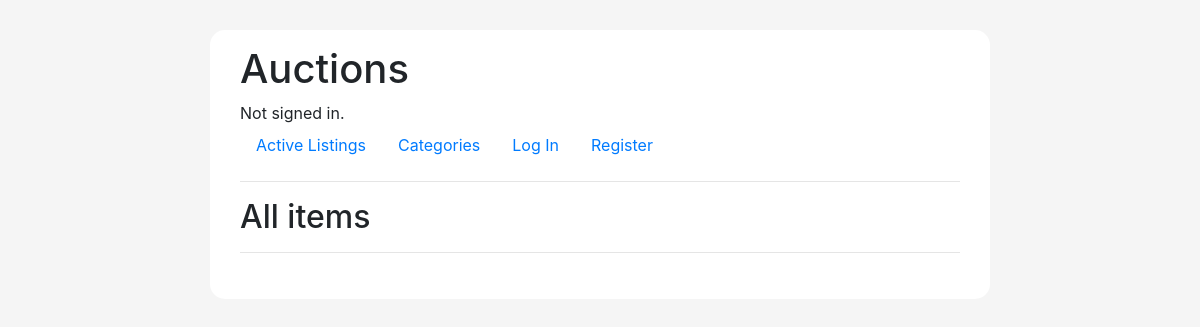
The app's page /, older data.
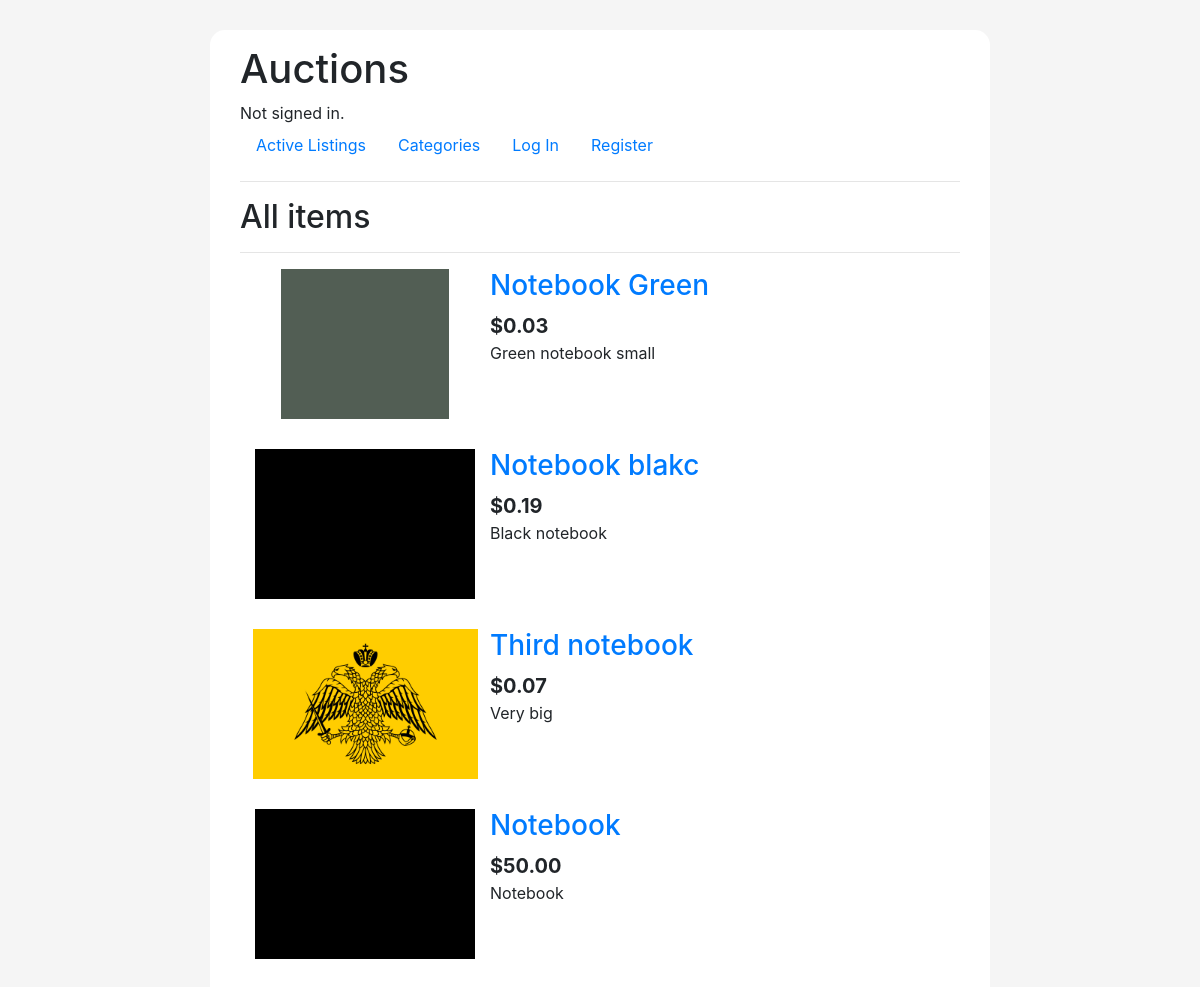
The same page, newer data.
### auctions/models.py (models this page shows, shortened)
class Listing(models.Model):
    AUCTION_STATUS = [
    ('OP', 'Open'),
    ('CA', 'Canceled'),
    ('CL', 'Closed')
    ]
    title = models.CharField(max_length=200)
    description = models.CharField(max_length=3000)
    category = models.ForeignKey(AuctionCategory, on_delete=models.SET_NULL, null=True)
    image = models.ImageField(upload_to='images/')
    owner = models.ForeignKey(User, on_delete=models.CASCADE, related_name="owned_listings")
    starting_bid = models.DecimalField(max_digits=8, decimal_places=2)
    current_bid = models.DecimalField(max_digits=8, decimal_places=2, null=True)
    current_bidder = models.ForeignKey(User, on_delete=models.SET_NULL, null=True, related_name="leading_bid_listings")
    creation_date = models.DateTimeField(auto_now_add=True)
    last_updated = models.DateTimeField(auto_now=True)
    status = models.CharField(max_length=2, choices=AUCTION_STATUS, default='OP')
    watching_users = models.ManyToManyField(User, blank=True, null=True, related_name="watchlist")
    winner = models.ForeignKey(User, on_delete=models.SET_NULL, blank=True, null=True, related_name="won_auctions")

### auctions/views.py (the view)
# urls.py: path("", views.index, name="index"),
def index(request):
    open_listings = models.Listing.objects.filter(status='OP')
    if request.user.is_authenticated:
        watchlist = list(request.user.watchlist.all().values_list('pk', flat=True))
        current_bidder_list = list(request.user.leading_bid_listings.all().values_list('pk', flat=True))
    else:
        watchlist = []
        current_bidder_list = []
    return render(request, "auctions/index.html",{
        "open_listings": open_listings,
        "watchlist": watchlist,
        "current_bidder_list": current_bidder_list,
    })

### auctions/templates/auctions/index.html (shortened to what this page needs)
{% extends "auctions/layout.html" %}
{% block body %}
    <h2>All items</h2>
    <hr>
    {% for listing in open_listings %}
        <div class="listing-parent">
            <div class="listing-image-div">
                <img src="{{ listing.image.url }}" alt="Image of {{ listing.title }}">
            </div>
            <div class="listing-content-div">
                <div class="listing-title-parent">
                    <div class="listing-title-div">
                        <h3><a href="{% url 'listing' pk=listing.pk %}" >{{ listing.title }}</a></h3>
                    </div>
                </div>
                {% if listing.current_bid == null %}
                    <div class="listing-current-price">${{ listing.starting_bid }} </div>
                {% else %}
                    <p class="listing-current-price">${{ listing.current_bid }}</p>
                {% endif %}
                <p class="listing-description">{{ listing.description }}</p>
            </div>
        </div>
    {% endfor %}
{% endblock %}

### auctions/templates/auctions/layout.html (shortened to what this page needs)
{% load static %}
<!DOCTYPE html>
<html lang="en">
    <head>
        <link rel="stylesheet" href="https://stackpath.bootstrapcdn.com/bootstrap/4.4.1/css/bootstrap.min.css">
        <link href="{% static 'auctions/styles.css' %}" rel="stylesheet">
    </head>
    <body><div class="page-content">
        <h1>Auctions</h1>
        <div>
            {% if user.is_authenticated %}
                Signed in as <strong>{{ user.username }}</strong>.
            {% else %}
                Not signed in.
            {% endif %}
        </div>
        <ul class="nav">
            <li class="nav-item">
                <a class="nav-link" href="{% url 'index' %}">Active Listings</a>
            </li>
            <li class="nav-item">
                <a class="nav-link" href="{% url 'categories' %}">Categories</a>
            </li>
            {% if user.is_authenticated %}
                <li class="nav-item">
                    <a class="nav-link" href="{% url 'create_listing' %}">Create Listing</a>
                </li>
                <li class="nav-item">
                    <a class="nav-link" href="{% url 'watchlist' %}">Watchlist</a>
                </li>
                <li class="nav-item">
                    <a class="nav-link" href="{% url 'logout' %}">Log Out</a>
                </li>
            {% else %}
                <li class="nav-item">
                    <a class="nav-link" href="{% url 'login' %}">Log In</a>
                </li>
                <li class="nav-item">
                    <a class="nav-link" href="{% url 'register' %}">Register</a>
                </li>
            {% endif %}
        </ul>
        <hr>
        {% block body %}
        {% endblock %}
    </div></body>
</html>

### auctions/static/auctions/styles.css (style rules this page uses)
body { padding: 10px; }

### auctions/templates/auctions/styles.css (style rules this page uses)
.page-content { background-color:white; margin:20px; border-radius:15px; padding:30px; padding-top:15px; }
body { margin-left: 15%; margin-right: 15%; background-color: #F5F5F5; }
.listing-parent { display: flex; flex-direction: row; margin-bottom: 30px; }
.listing-image-div { width: 250px; height: 150px; }
.listing-image-div img { object-fit: contain; width: 100%; height: 100%; }
.listing-content-div { flex-grow: 1; }
.listing-title-parent { display: flex; flex-direction: row; }
.listing-current-price { font-size: 20px; font-weight: bold; }

Row changes from the older to the newer data that the page shows:
added Listing: image (picture), title "Notebook Green", starting_bid "0.03", description "Green notebook small"
added Listing: image (picture), title "Notebook blakc", starting_bid "0.19", description "Black notebook"
added Listing: image (picture), title "Third notebook", starting_bid "0.07", description "Very big"
added Listing: image (picture), title "Notebook", starting_bid "50.00", description "Notebook"
